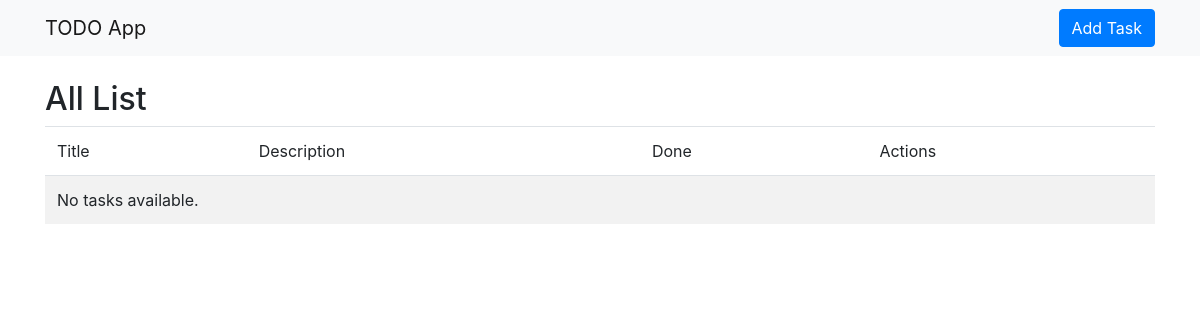
Before: / with the older database file.
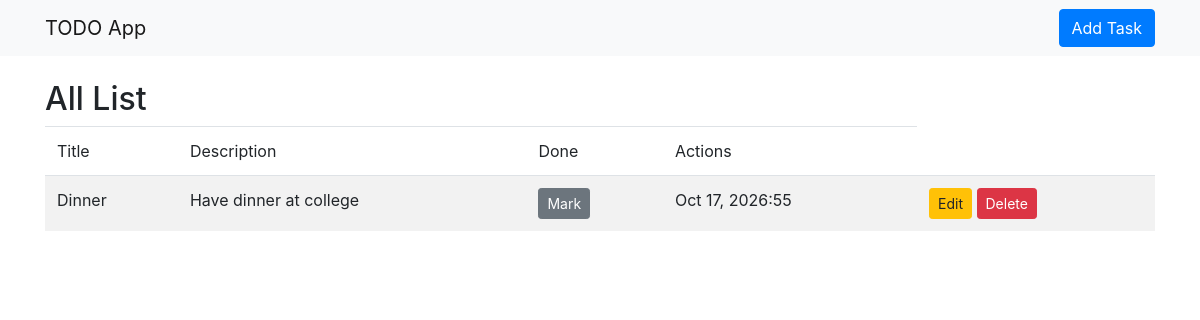
After: the same page with the newer database file.
### todo/models.py (models this page shows, shortened)
class Task(models.Model):
  title = models.TextField(blank = True)
  description = models.TextField(blank = True)
  completed = models.BooleanField(default = False)
  created_at = models.DateTimeField(auto_now_add = True)

### todo/views.py (the view)
# urls.py: path('', views.task_list, name = "task_list"),
def task_list(request):
  task = Task.objects.all().order_by('-created_at')
  return render(request, 'todo/task_list.html', {'task':task})

### todo/templates/todo/task_list.html (shortened to what this page needs)
{% extends "todo/base.html" %}
{% block content %}
<h2>All List</h2>
<table class = "table table-striped">
  <thead>
    <tr>
      <td>Title</td>
      <td>Description</td>
      <td>Done</td>
      <td>Actions</td>
    </tr>
  </thead>
  <tbody>
    {% for task in task %}
    <tr>
      <td>{{ task.title }}</td>
      <td>{{ task.description }}</td>
      <td>
        <form method="post" action = "{% url 'todo:task_toggle_complete' task.pk %}" style="display: inline;">
          <button type="submit" class = 'btn btn-sm {% if task.completed %}btn-success{% else %}btn-secondary{% endif %}'>
          {% if task.comleted %} Done {% else %} Mark {% endif %}
          </button>
        </form>
      </td>
      <td>
        {{ task.created_at|date:"M d, Y:i"}}
      </td>
      <td>
        <a class="btn btn-sm btn-warning" href = "{% url 'todo:task_update' task.pk %}">Edit</a>
        <a class="btn btn-sm btn-danger" href = "{% url 'todo:task_delete' task.pk %}">Delete</a>
      </td>
    </tr>
    {% empty %}
    <tr>
      <td colspan = "5"> No tasks available.</td>
    </tr>
    {% endfor %}
  </tbody>
</table>
{% endblock %}

### todo/templates/todo/base.html (shortened to what this page needs)
<!DOCTYPE html>
<html lang="en">
<head>
  <link rel="stylesheet" href="https://cdn.jsdelivr.net/npm/bootstrap@4.4.1/dist/css/bootstrap.min.css">
</head>
<body>
  <nav class = "navbar navbar-light bg-light mb-4">
    <div class="container">
      <a class="navbar-brand" href="{% url 'todo:task_list' %}" >TODO App</a>
      <a class="btn btn-primary" href="{% url 'todo:task_create' %}" >Add Task</a>
    </div>
  </nav>
  <div class="container">
    {% block content %}
    {% endblock%}
  </div>
</body>
</html>

Changed rows visible on the page:
added Task: title "Dinner", description "Have dinner at college", created_at "Oct 17, 2026:55"
Other visible differences:
text no longer shown: "No tasks available."
